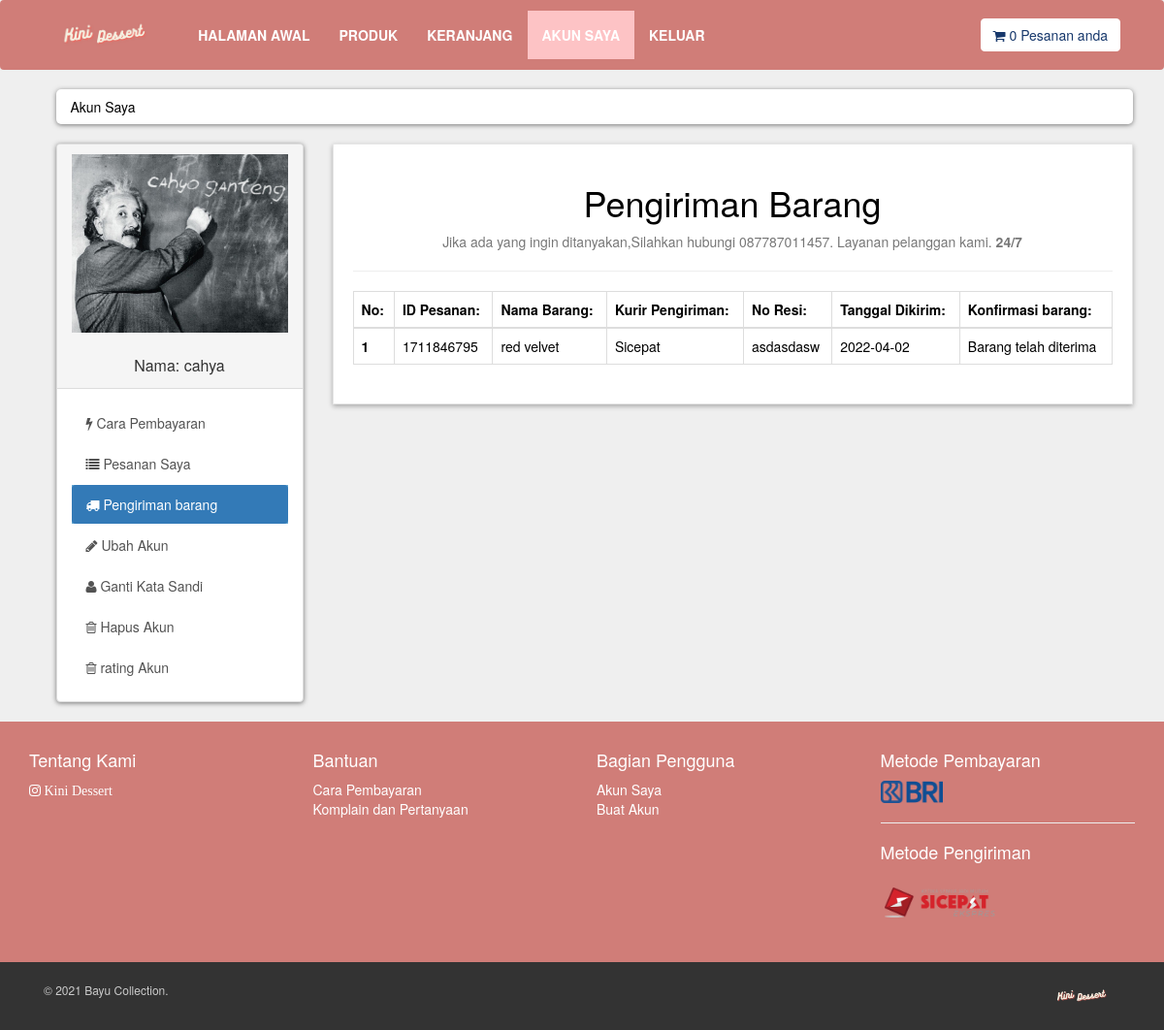
Screenshot of /customer/my_account.php?send_order (signed in) with the database file from the repository.
### tables this page shows
CREATE TABLE `customers` (
  `customer_id` int(10) NOT NULL,
  `customer_name` varchar(255) NOT NULL,
  `customer_email` varchar(255) NOT NULL,
  `customer_pass` varchar(255) NOT NULL,
  `customer_country` text NOT NULL,
  `customer_country2` text NOT NULL,
  `customer_city` text NOT NULL,
  `customer_city2` text NOT NULL,
  `customer_contact` varchar(255) NOT NULL,
  `customer_address` text NOT NULL,
  `customer_address2` text NOT NULL,
  `customer_image` text NOT NULL,
  `customer_ip` varchar(100) NOT NULL
);

CREATE TABLE `send_orders` (
  `no_invoice` int(10) NOT NULL,
  `order_id` int(11) NOT NULL,
  `product_name` varchar(255) NOT NULL,
  `send_eks` varchar(255) NOT NULL,
  `no_resi` varchar(255) NOT NULL,
  `date` date NOT NULL,
  `customer_id` int(10) NOT NULL,
  `qty` int(10) NOT NULL,
  `size` varchar(255) NOT NULL,
  `order_amount` int(10) NOT NULL,
  `status` text NOT NULL
);

### customer/send_order.php (the view, shortened to what this page needs)
<center>
    <h1> Pengiriman Barang </h1>
    <p class="text-muted">
        Jika ada yang ingin ditanyakan,Silahkan hubungi 087787011457. Layanan pelanggan kami. <strong>24/7</strong>
    </p>
</center>
<hr>
<div class="table-responsive">
    <table class="table table-bordered table-hover">
        <thead>
            <tr>
                <th> No: </th>
                <th> ID Pesanan: </th>
                <th> Nama Barang: </th>
                <th> Kurir Pengiriman: </th>
                <th> No Resi: </th>
                <th> Tanggal Dikirim: </th>
                <th> Konfirmasi barang: </th>
               </tr>
        </thead>
        <tbody>
        <?php
          $i=0;
            $customer_id = $row_customer['customer_id'];
            $get_orders = "select * from send_orders where customer_id='$customer_id'";
            $run_orders = mysqli_query($con,$get_orders);
          while($row_order=mysqli_fetch_array($run_orders)){
            $order_id = $row_order['order_id'];
            $no_invoice = $row_order['no_invoice'];
            $product_name = $row_order['product_name'];
            $send_eks = $row_order['send_eks'];
            $no_resi = $row_order['no_resi'];
            $date = $row_order['date'];
            $status = $row_order['status'];
            $i++;
      ?>
            <tr>
                <th> <?php echo $i; ?> </th>
                <td> <?php echo $no_invoice ?> </td>
                <td> <?php echo $product_name?> </td>
                <td> <?php echo $send_eks?> </td>
                <td> <?php echo $no_resi?> </td>
                <td> <?php echo $date?> </td>
                <form action="" method="post">
                <td> <input type="hidden" class="form-control" name="order_id" value='<?php echo $order_id?>'  >
                <?php
                if($status=='pending'){
                echo ' <button class="btn btn-info btn-sm" method="post" name="update">
                        <i class="fa fa-user-md"></i> Barang Sampai
                           </button>';
                }elseif($status=='cod'){
                echo 'Kami akan segera menghubungi anda dengan Whatsapp';
                }else{
                echo 'Barang telah diterima';
                    }
                ?>
                </td>
          </form>
            </tr>
            <?php } ?>
        </tbody>
    </table>
</div>

### customer/includes/sidebar.php
<div class="panel panel-default sidebar-menu">
    <div class="panel-heading">
        <?php
        $customer_session = $_SESSION['customer_email'];
        $get_customer = "select * from customers where customer_email='$customer_session'";
        $run_customer = mysqli_query($con,$get_customer);
        $row_customer = mysqli_fetch_array($run_customer);
        $customer_image = $row_customer['customer_image'];
        $customer_name = $row_customer['customer_name'];
        if(!isset($_SESSION['customer_email'])){
        }else{
            echo "
                <center>
                    <img src='customer_images/$customer_image' class='img-responsive' >
                </center>
                <br/>
                <h3 class='panel-title' align='center'>
                    Nama: $customer_name
                </h3>
            ";
        }
        ?>
    </div>
    <div class="panel-body">
        <ul class="nav-pills nav-stacked nav">
        <li class="<?php if(isset($_GET['pay_offline'])){ echo "active"; } ?>">
                <a href="my_account.php?pay_offline">
                    <i class="fa fa-bolt"></i> Cara Pembayaran
                </a>
            </li>
            <li class="<?php if(isset($_GET['my_orders'])){ echo "active"; } ?>">
                <a href="my_account.php?my_orders" onclick = "if (! alert('Jika belum melakukan pembayaran 1/24 jam,maka pemesanan akan dibatalkan.')) { return true; }">
                    <i class="fa fa-list"></i> Pesanan Saya
                </a>
            </li>
            <li class="<?php if(isset($_GET['send_order'])){ echo "active"; } ?>">
                <a href="my_account.php?send_order">
                    <i class="fa fa-truck"></i> Pengiriman barang
                </a>
            </li>
            <li class="<?php if(isset($_GET['edit_account'])){ echo "active"; } ?>">
                <a href="my_account.php?edit_account">
                    <i class="fa fa-pencil"></i> Ubah Akun
                </a>
            </li>
            <li class="<?php if(isset($_GET['change_pass'])){ echo "active"; } ?>">
                <a href="my_account.php?change_pass">
                    <i class="fa fa-user"></i> Ganti Kata Sandi
                </a>
            </li>
            <li class="<?php if(isset($_GET['delete_account'])){ echo "active"; } ?>">
                <a href="my_account.php?delete_account">
                    <i class="fa fa-trash-o"></i> Hapus Akun
                </a>
            </li>
            <li class="<?php if(isset($_GET['rating'])){ echo "active"; } ?>">
                <a href="my_account.php?rating">
                    <i class="fa fa-trash-o"></i> rating Akun
                </a>
            </li>
        </ul>
    </div>
</div>

### customer/styles/style.css (style rules this page uses)
body { font-size: 14px; line-height: 1.42857143; color: #000000; background: #EFEFEF; overflow-x: hidden; }
#content .panel.sidebar-menu { box-sizing: border-box; box-shadow: 0px 1px 5px rgba(0, 0, 0, .5); }
#content .panel.sidebar-menu h3 { padding: 5px 0px; margin: 0px; }
.active, .collapsible:hover { color: rgb(255, 255, 255); background-color: #69aad3; }

### rows the page displays
customers: customer_image (picture), customer_name "cahya"
send_orders: no_invoice "1711846795", product_name "red velvet", send_eks "Sicepat", no_resi "asdasdasw", date "2022-04-02", status "Barang telah diterima"

### other values shown
$count_items "0"
